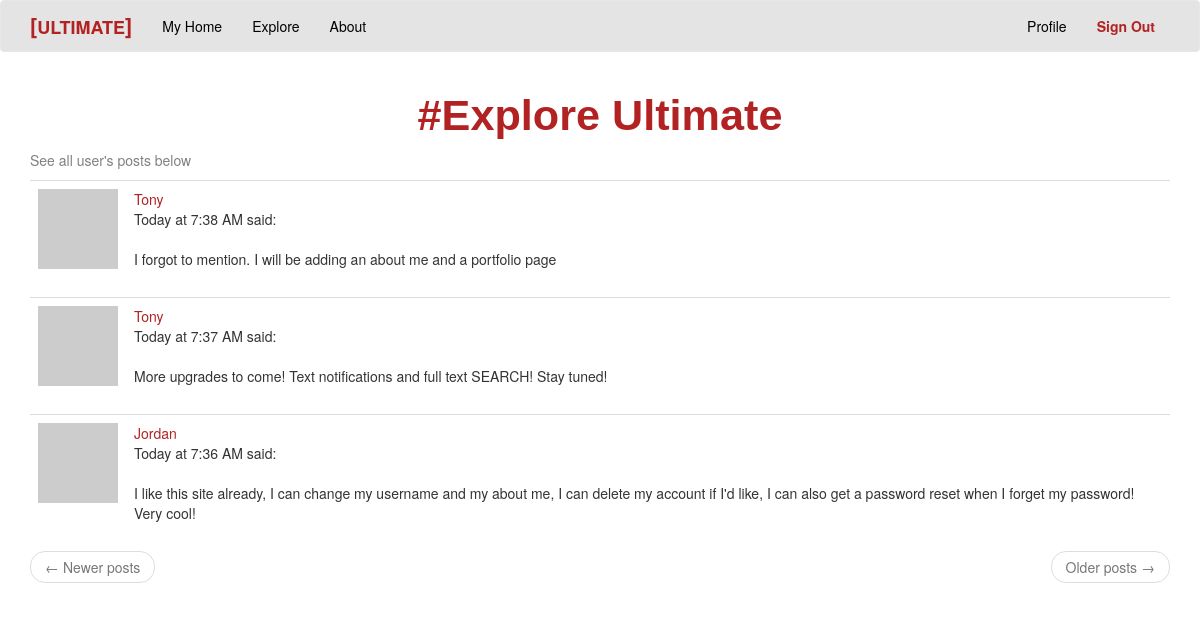
The page /explore (signed in) on the database its author committed.
### app/models.py (models this page shows, shortened)
class Post(db.Model): #database model for Posts
  id = db.Column(db.Integer, primary_key = True)
  body = db.Column(db.String(140), index = True)
  timestamp =db.Column(db.DateTime, index=True, default=datetime.utcnow)
  user_id = db.Column(db.Integer, db.ForeignKey('user.id')) #user.id is a foreign key that connects the Post table with the User table

class User(UserMixin, db.Model): #database model for Users
  id = db.Column(db.Integer, primary_key=True)
  username = db.Column(db.String(64), index=True, unique=True)
  email = db.Column(db.String(120), index=True, unique=True)
  password_hash = db.Column(db.String(128))
  posts = db.relationship('Post', backref='author', lazy='dynamic')
  about_me = db.Column(db.String(140))
  last_seen = db.Column(db.DateTime, default=datetime.utcnow)
  followed = db.relationship(
    'User', secondary = followers,
    primaryjoin=(followers.c.follower_id == id),
    secondaryjoin=(followers.c.followed_id==id),
    backref=db.backref('followers', lazy = 'dynamic'), lazy='dynamic' )
  def avatar(self, size): #method that handles avatar loading
    digest = md5(self.email.lower().encode('utf-8')).hexdigest() #ecodes user's lowercase email into bits so it is understandable to hex
    return 'https://www.gravatar.com/avatar/{}?d=identicon&s={}'.format(digest, size) #returns avatar image link for 'self' user

### app/main/routes.py (the view)
@bp.route('/explore')
@login_required
def explore():
    page = request.args.get('page', 1, type=int) #determines page number 1 will be shown
    posts= Post.query.order_by(Post.timestamp.desc()).paginate(page, current_app.config['POSTS_PER_PAGE'], False) #gets the posts from users followed pages, .paginate is used to retrieve only the disired page of post results
    next_url = url_for('main.explore', page=posts.next_num) \
        if posts.has_next else None #next_url is assigned the link to the next page, if no next page available, link is not shown
    prev_url= url_for('main.explore', page = posts.prev_num) \
        if posts.has_prev else None #prev_url is assigned the link to the prev page, if no previous page available, link is not shown
    return render_template('index.html', title=_('Explore'), posts=posts.items, next_url=next_url, prev_url=prev_url)

### app/main/routes.py (called while the page is built)
@bp.before_app_request #decorator
def before_request(): #before the user accesses any page in our server we implicitly log the time in which they accessed it
    if current_user.is_authenticated: #checks if user is logged in (must be a registered user) if so...
        current_user.last_seen = datetime.utcnow() #we set the current time data we have for the user, to the updated time
        db.session.commit() #save the data in our database
    g.locale = str(get_locale())

### app/models.py (called while the page is built)
@login.user_loader #decorator registers function with Flask-Login
def load_user(id):
  return User.query.get(int(id))

### app/templates/index.html
{% extends "base.html" %}
{% import 'bootstrap/wtf.html' as wtf %}
{% block app_content %}
{% if form %}
{{ wtf.quick_form(form) }}
<h1 style="text-align: center; color: firebrick; font-family: 'Franklin Gothic Medium', 'Arial Narrow', Arial, sans-serif;"><b><big>{{ _('My Feed') }}</big></b></h1>
{% else %}
<h1 style="text-align: center; color: firebrick; font-family: 'Franklin Gothic Medium', 'Arial Narrow', Arial, sans-serif;"><b><big>{{ _('#Explore Ultimate') }}</big></b></h1>
<p style="color: grey;">{{ _("See all user's posts below") }}</p>
{% endif %}
{% for post in posts %}
{% include '_post.html' %}
{% endfor %}
<nav aria-label="...">
 <ul class="pager">
  <li class="previous{% if not prev_url %} disabled{% endif %}">
   <a href="{{ prev_url or '#' }}">
    <span aria-hidden="true">&larr;</span> {{ _('Newer posts') }}
   </a>
  </li>
  <li class="next{% if not next_url %} disabled{% endif %}">
   <a href="{{ next_url or '#' }}">
    {{ _('Older posts') }} <span aria-hidden="true">&rarr;</span>
   </a>
  </li>
 </ul>
</nav>
{% endblock %}

### app/templates/_post.html
  {% if post.author %}
<table class="table table-hover">
 <tr>
  <td width="70px">
  <a href="{{ url_for('main.user', username=post.author.username) }}">
    <img src="{{ post.author.avatar(70) }}" />
   </a>
  </td>
  <td>
   <a style="color: firebrick;" href="{{ url_for('main.user', username=post.author.username) }}">
    {{ post.author.username }}
   </a>
   <br>
    {{ moment(post.timestamp).calendar() }}   {{_('said')}}:<br>
   <br>
    {{ post.body }}
{% endif %}
  </td>
 </tr>
</table>

### rows shown on the page
Post: author.username "Tony", timestamp "Today at 7:38 AM", body "I forgot to mention. I will be adding an about me and a portfolio page"
Post: author.username "Tony", timestamp "Today at 7:37 AM", body "More upgrades to come! Text notifications and full text SEARCH! Stay tuned!"
Post: author.username "Jordan", timestamp "Today at 7:36 AM", body "I like this site already, I can change my username and my about me, I can delete my account if I'd like, I can also get a password reset when I forget my password! Very cool!"
